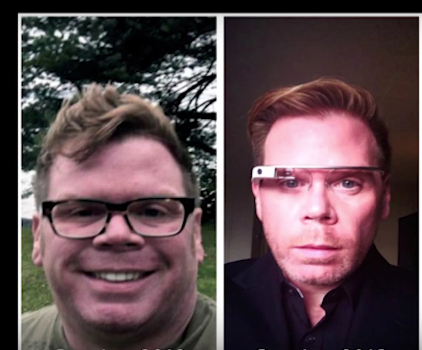
#> input picture Practica2/images/face.png, 422 x 350 px; the run also reads 4 pictures not shown here
$ jupyter execute --allow-errors p2_2021-2022.ipynb   (older library calls are emulated)
#> lines starting #> are read from the running program, lines starting #| are printed output that depends on the picture
# Computer Vision - P2

### **Carefully read the file `README.md` as well as the following instructions before start coding.**

## Delivery

Up to **1 point out of 10** will be penalized if the following requirements are not fulfilled:

- Implemented code should be commented.

- The questions introduced in the exercises must be answered.

- Comments need to be in **english**.

- The deliverable must be a file named **P2_Student1_Student2.zip** that includes:
    - The notebook P2_Student1_Student2.ipynb completed with the solutions to the exercises and their corresponding comments.
    - All the images used in this notebook.

**Deadline (Campus Virtual): October 12th, 23:00 h**

==============================================================================================
## Practicum 2: Filtering and edge detection

==============================================================================================

The main topics are:
1. Image smoothing and convolution (exercises 2.1, 2.2, 2.3 and 2.4)
2. Edge detection (exercises 2.5, 2.6 and 2.7)

In order to complete this practicum, the following concepts need to be understood: linear filters, histograms, convolutions, and edges.

The following chapters of the book "Computer Vision: Algorithms and Applications" by Richard Szeliski provide additional information:
* Chapter 3. Image processing: Point operators & linear filtering.
* Chapter 4. Feature detection and matching: Edges.

We define some visualize functions to reuse during the notebook

[cell 1]
def visualize2(tigre_f,tigre_x,label1,label2):
    #visualize
    fig=plt.figure(figsize=(15,15))
    fig.add_subplot(1,2,1)
    plt.title(label1)
    plt.imshow(tigre_f, cmap='gray')
    plt.xticks([])
    plt.yticks([])
    fig.add_subplot(1,2,2)
    plt.title(label2)
    plt.xticks([])
    plt.yticks([])
    plt.imshow(tigre_x, cmap='gray')

def visualize3(tigre_f,tigre_x,tigre_xb,label1,label2,label3):
    #visualize
    fig=plt.figure(figsize=(15,15))
    fig.add_subplot(1,3,1)
    plt.title(label1)
    plt.imshow(tigre_f, cmap='gray')
    plt.xticks([])
    plt.yticks([])
    fig.add_subplot(1,3,2)
    plt.title(label2)
    plt.xticks([])
    plt.yticks([])
    plt.imshow(tigre_x, cmap='gray')
    fig.add_subplot(1,3,3)
    plt.xticks([])
    plt.yticks([])
    plt.title(label3)
    plt.imshow(tigre_xb, cmap='gray')


def visualize4(tigre1,tigre2,tigre3,tigre4,label1,label2,label3,label4):
    #visualize
    fig=plt.figure(figsize=(15,15))
    fig.add_subplot(1,4,1)
    plt.title(label1)
    plt.imshow(tigre1, cmap='gray')
    plt.xticks([])
    plt.yticks([])
    fig.add_subplot(1,4,2)
    plt.title(label2)
    plt.xticks([])
    plt.yticks([])
    plt.imshow(tigre2, cmap='gray')
    fig.add_subplot(1,4,3)
    plt.xticks([])
    plt.yticks([])
    plt.title(label3)
    plt.imshow(tigre3, cmap='gray')
    fig.add_subplot(1,4,4)
    plt.xticks([])
    plt.yticks([])
    plt.title(label4)
    plt.imshow(tigre4, cmap='gray')

def visualize4NotRescaled(tigre1,tigre2,tigre3,tigre4,label1,label2,label3,label4):
    #visualize
    fig=plt.figure(figsize=(15,15))
    fig.add_subplot(1,4,1)
    plt.title(label1)
    plt.imshow(tigre1, cmap='gray', vmin=0, vmax=255)
    plt.xticks([])
    plt.yticks([])
    fig.add_subplot(1,4,2)
    plt.title(label2)
    plt.xticks([])
    plt.yticks([])
    plt.imshow(tigre2, cmap='gray', vmin=0, vmax=255)
    fig.add_subplot(1,4,3)
    plt.xticks([])
    plt.yticks([])
    plt.title(label3)
    plt.imshow(tigre3, cmap='gray', vmin=0, vmax=255)
    fig.add_subplot(1,4,4)
    plt.xticks([])
    plt.yticks([])
    plt.title(label4)
    plt.imshow(tigre4, cmap='gray', vmin=0, vmax=255)

### 2.1 RGB histogram visualization

a) Read the image "face.png" in the folder "images" and visualize the RGB image as well as each of its channels separately (R, G, and B).
Note: Before applying the histogram, you should pass the image into float.

[cell 2]
from skimage import io
from matplotlib import pyplot as plt

face = io.imread("images/face.png")
#> face is the input picture: shape (350, 422, 4); mean R, G, B, A 91.9, 72.2, 76.7, 255

visualize4(
    face, face[:,:,0], face[:,:,1], face[:,:,2],
    "Face Image", "Red Channel", "Green Channel", "Blue Channel"
)

b) Visualize the histogram of the image. What is the histogram representing for an image?
The plotted histogram must accomplish these requirements (see image bellow as an example of histogram extraction):

    - Obtain the histogram with 8 and 32 bins.

    - Visualize the histogram of each channel and the gray level image separately and compare them. Comment their differences.

Note: What type should be the image in order to compute the histogram? check using different bins for the histogram.

Hint : the `exposure` module within the `skimage` library makes the histogram extraction easy!

Help: [matplotlib image tutorial](https://matplotlib.org/users/image_tutorial.html)

An histogram is a representation of the number of times a value (in our case color value) appears in a distribution. Saying it more precisely, it's the frequency of each of the colour values in the matrix representing the image (the gray column is just black and white). The nbins is the size of the step: 8 marks the tolerancy in 32 (=256/8), the 0 counts the values between the 0 and 31, the 1 between 32 and 63, and cotinuing in this fashion for each step. 32 means the size of the tolerancy is 256/32 = 8 (0-7,8-15,16-23....)

To calculate the histogram by "counting" the type must be uint8. It can be done with float64 if you divide the interval [0,1] in parts, but it's not recomended due being not that good.

[cell 3]
from skimage.exposure import histogram
from skimage import img_as_float
import numpy as np
from skimage.color import rgba2rgb, rgb2gray


"""
Image must be rgb or rgba
"""
def makeHistogram(image, numberOfBins, title):
    #Transform to rgb
#> called with numberOfBins = 8, title = 'Histograma 8'
    if(image.shape[2]==4):
        image_gray=rgb2gray(rgba2rgb(image))
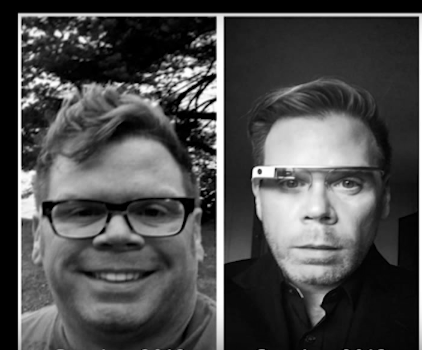
#> image_gray: shape (350, 422) float64; min 0, max 1, mean 0.301
    else:
        image_gray=rgb2gray(image)

    hst_r, bins_r = histogram( img_as_float(image[:,:,0]), nbins=numberOfBins)
#> hst_r = [41424, 31731, 17857, 12807, 10411, 7901, 9652, 15917]; bins_r = [0.0625, 0.188, 0.312, 0.438, 0.562, 0.688, 0.812, 0.938]
    hst_g, bins_g = histogram( img_as_float(image[:,:,1]), nbins=numberOfBins)
#> hst_g = [50580, 35403, 17033, 13472, 11224, 7348, 6573, 6067]; bins_g has the same summary as bins_r
    hst_b, bins_b = histogram( img_as_float(image[:,:,2]), nbins=numberOfBins)
#> hst_b = [46664, 38313, 16625, 12558, 10136, 8117, 7026, 8261]; bins_b has the same summary as bins_r
    hst_gy, bins_gy = histogram( img_as_float(image_gray[:,:]), nbins=numberOfBins)
#> hst_gy = [47043, 36123, 16762, 13676, 10454, 8735, 7705, 7202]; bins_gy has the same summary as bins_r

    ind = np.arange(numberOfBins)

    fig = plt.figure(figsize=(18,8))
    cl_gy = plt.bar( ind, hst_gy,0.2, color='y')
#> cl_gy = 8 items
    cl_r = plt.bar( ind+.2, hst_r, 0.2, color='r')
#> cl_r = 8 items
    cl_g = plt.bar( ind+.4, hst_g,0.2, color='g')
#> cl_g = 8 items
    cl_b = plt.bar( ind+.6, hst_b,0.2, color='b')
#> cl_b = 8 items
    plt.legend((cl_r[0], cl_g[0], cl_b[0], cl_gy[0]), ('Red','Green','Blue', 'Gray'), loc=2, prop={'size': 20})
    plt.title(title)
    plt.show()
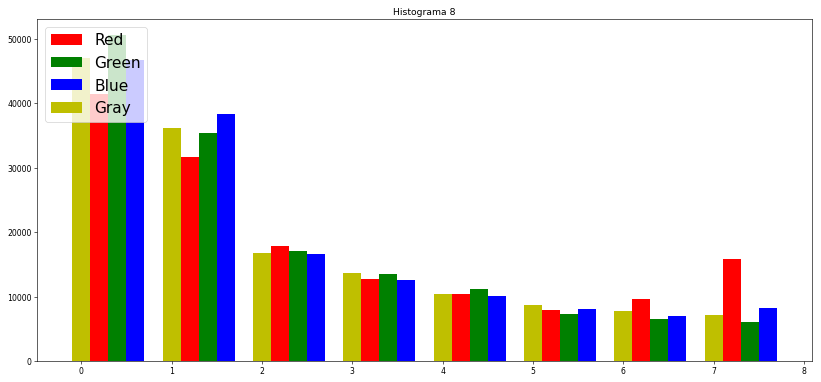
#> figure drawn by matplotlib, 1 panel; tallest bar 47043 high, from x = -0.1 to 0.1; tallest bar 41424 high, from x = 0.1 to 0.3; tallest bar 50580 high, from x = 0.3 to 0.5


makeHistogram(face, 8, 'Histograma 8')
makeHistogram(face, 32, 'Histograma 32')

### 2.2 Grayscale and RGB images filtering (convolutions)

a) Read the image `face.png` and apply each of the following steps:

1. Convert it to grayscale with the function `color.rgb2gray()` of the package `skimage`.
2. Convolve it with a horizontal mask `mask_h1d=[[1,1,1,1,1,1,1,1,1,1,1,1,1,1,1]]` using the function `ndimage.convolve()` of the package `scipy`.
3. Convolve the grayscale image in (1) with a transposed version of the mask in (2).
4. Convolve the grayscale image in (1) with a uniform `two-dimensional` mask of dimensions 15x15 with all values set to 1.

**Visualize the output of each step (1 to 4) next to each other. Write short titles on each figure to make them understandable.**

#### Questions

- Observe and comment how the ***type*** and the ***range of values (max & min)*** changed when different operations have been applied on the image.

- Is the type of the mask important for the convolution? What effect does each of the masks produce on the original image? Compare the results.

Note: Remember that `matplotlib.pyplot` automatically rescales the values of the image before displaying them. Visualize with and without values range rescaling.

Note: The command `convolve` performs a multidimensional convolution! A vector should be represented as: [[1,...1]].

Note: Remember that before applying the `convolve` function the mask must be normalized (i.e. all values in the mask must sum 1).

[cell 4]
from scipy.ndimage import convolve

face_g=rgb2gray(rgba2rgb(face))

mask_1d = [[1,1,1,1,1,1,1,1,1,1,1,1,1,1,1]]
mask_1d = mask_1d/np.sum(mask_1d) #Normalize

mask_2d = np.ones((15,15))
mask_2d = mask_2d/np.sum(mask_2d) #Normalize

face_g=255.0*face_g
face_g=face_g.astype('uint8')

convolved_face_h = convolve(face_g, mask_1d, mode='constant', cval=0.0)
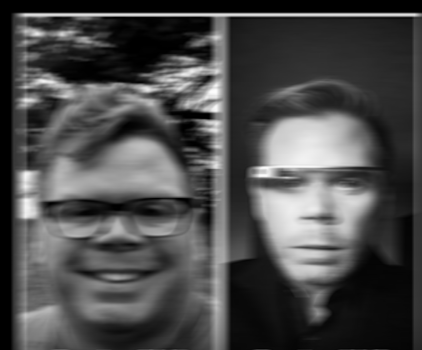
#> convolved_face_h: shape (350, 422); min 0, max 253, mean 75.1
convolved_face_v = convolve(face_g, np.transpose(mask_1d), mode='constant', cval=0.0)
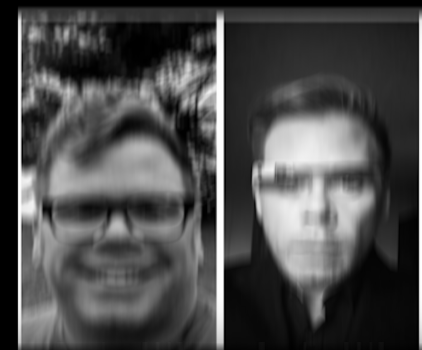
#> convolved_face_v: shape (350, 422); min 0, max 255, mean 75.6
convolved_face_2d = convolve(face_g, mask_2d, mode='constant', cval=0.0)
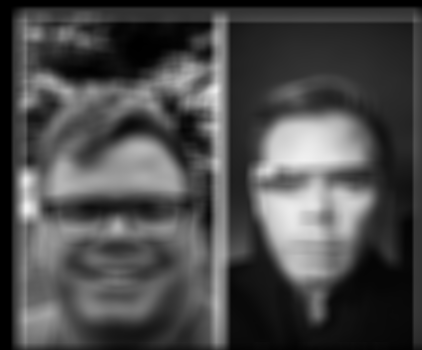
#> convolved_face_2d: shape (350, 422); min 0, max 240, mean 74.9


print("Image: Face Gray", "\t\tType: ", face_g.dtype, "\tShape: ", face_g.shape, "\tvMax: ", face_g.max(), "\tvMin: ", face_g.min())
#| Image: Face Gray 		Type:  uint8 	Shape:  (350, 422) 	vMax:  255 	vMin:  0
print("Image: Horizontal Smooth", "\tType: ", convolved_face_h.dtype, "\tShape: ", convolved_face_h.shape, "\tvMax: ", convolved_face_h.max(), "\tvMin: ", convolved_face_h.min())
#| Image: Horizontal Smooth 	Type:  uint8 	Shape:  (350, 422) 	vMax:  253 	vMin:  0
print("Image: Vertical Smoot", "\t\tType: ", convolved_face_v.dtype, "\tShape: ", convolved_face_v.shape, "\tvMax: ", convolved_face_v.max(), "\tvMin: ", convolved_face_v.min())
#| Image: Vertical Smoot 		Type:  uint8 	Shape:  (350, 422) 	vMax:  255 	vMin:  0
print("Image: 2D Smoot", "\t\tType: ", convolved_face_2d.dtype, "\tShape: ", convolved_face_2d.shape, "\tvMax: ", convolved_face_2d.max(), "\tvMin: ", convolved_face_2d.min())
#| Image: 2D Smoot 		Type:  uint8 	Shape:  (350, 422) 	vMax:  240 	vMin:  0


visualize4(
    face_g, convolved_face_h, convolved_face_v, convolved_face_2d,
    "Face Gray Rescaled", "Horizontal Smooth Rescaled", "Vertical Smooth Rescaled", "2D Smooth Rescaled"
)


visualize4NotRescaled(
    face_g, convolved_face_h, convolved_face_v, convolved_face_2d,
    "Face Gray Not Rescaled", "Horizontal Smooth Not Rescaled", "Vertical Smooth Not Rescaled", "2D Smooth Not Rescaled"
)

b) Given a color image (im), what is the difference between ***1*** and ***2*** ?

***1.***

im_2=np.array(im, dtype='float')

***2.***

im_2=np.array(im)

im_2=img_as_float(im_2)

[cell 5]
face_fn = np.array(face,dtype='float')
face_n = np.array(face)
face_s = img_as_float(face_n)

print("Conversion numpy: ", face_fn.shape, face_fn.dtype, face_fn.min(), face_fn.max())
#| Conversion numpy:  (350, 422, 4) float64 0.0 255.0
print("Conversion n: ", face_n.shape, face_n.dtype)
#| Conversion n:  (350, 422, 4) uint8
print("Conversion Skimage: ", face_s.shape, face_s.dtype,face_s.min(), face_s.max())
#| Conversion Skimage:  (350, 422, 4) float64 0.0 1.0

As we can see, the first method does not normalize, it just cast the type to a float between 0. and 255., thing that's not useful.

Instead, the second method normalizes the whole matrix between 0 and 1, thing that is better to operate with this type of image

c) Can we convolve a color (RGB) image? In order to convolve an RGB each of the channels must be convolved separately.

Implement a function that applies a 3-channel filter and visualize its result on `face.png` with a 15x15 uniform mask.

Note: Before applying the convolution assure that the color image is of 3 channels and if not use rgba2rgb().

[cell 6]
"""
Recive an image (x,y,3) and convolves the three channels separatelyu
Image is returned in float64 (caused by convolve and toRGB)
"""
def convolveRGB(image, mask, mode, cval):

#> called with mask = array of shape (15, 15), mode = 'constant', cval = 0
    if(image.shape[2]==4):
        image = rgba2rgb(image)

    image[:,:,0] = convolve(image[:,:,0], mask, mode=mode, cval=cval)
    image[:,:,1] = convolve(image[:,:,1], mask, mode=mode, cval=cval)
    image[:,:,2] = convolve(image[:,:,2], mask, mode=mode, cval=cval)

    return image

image = io.imread('images/face.png')

mask_2d = np.ones((15,15))
mask_2d = mask_2d/np.sum(mask_2d) #Normalize

image_convolved = convolveRGB(image, mask_2d, mode='constant', cval=0.0)


visualize2(
    image, image_convolved,
    "Original Image", "RGB Convolved Image"
)

### 2.3 Effect of image scale on convolutions

a) Resize an image and observe the variations in the histograms.

1. Reduce it 10 times
2. Augment it 10 times.
3. Observe if the histogram (i.e. nbins = 32) of the new images changed, and comment what happens and why.

Note: Use the command `resize` to change the size of the images.

[cell 7]
from skimage.transform import resize, rescale

image = io.imread('images/face.png')

makeHistogram(image, 32, 'Histograma Normal')

augmented_image = resize(image, image.shape)
makeHistogram(augmented_image, 32, 'Histograma Augmentat')

When you augment size, you impose the new pixels having the value of the old ones, making the histogram of the original much more similar than the other one.

[cell 8]
reduced_image = resize(image, (int(image.shape[0]/10),int(image.shape[1]/10),image.shape[2]), anti_aliasing=False)
makeHistogram(reduced_image, 32, 'Histograma Reduit')

reduced_image_antialiazing = resize(image, (int(image.shape[0]/10),int(image.shape[1]/10),image.shape[2]), anti_aliasing = True)
makeHistogram(reduced_image_antialiazing, 32, 'Histograma reduit antlialaising On')
#> in makeHistogram (call 6), `image_gray=rgb2gray(rgba2rgb(image))`:
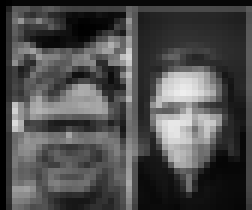
#> image_gray: shape (35, 42) float64 (shown 6 times larger); min 8.22e-05, max 0.935, mean 0.3
#> in makeHistogram (call 6), `hst_r, bins_r = histogram( img_as_float(image[:,:,0]), nbins=numberOfB..`: hst_r = 32 values, max 100 at index 0, min 12 at index 28, mean 45.94; bins_r = 32 values from 0.0156 to 0.979
#> in makeHistogram (call 6), `hst_g, bins_g = histogram( img_as_float(image[:,:,1]), nbins=numberOfB..`: hst_g = 32 values, max 123 at index 5, min 3 at index 31, mean 45.94; bins_g = 32 values from 0.0144 to 0.9
#> in makeHistogram (call 6), `hst_b, bins_b = histogram( img_as_float(image[:,:,2]), nbins=numberOfB..`: hst_b = 32 values, max 125 at index 4, min 5 at index 29, mean 45.94; bins_b = 32 values from 0.0153 to 0.957
#> in makeHistogram (call 6), `hst_gy, bins_gy = histogram( img_as_float(image_gray[:,:]), nbins=numb..`: hst_gy = 32 values, max 138 at index 5, min 6 at index 31, mean 45.94; bins_gy = 32 values from 0.0147 to 0.921
#> in makeHistogram (call 6), `plt.show()`:
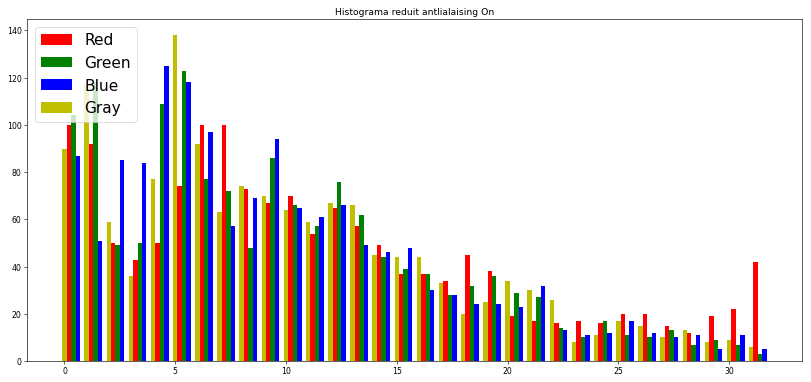
#> figure drawn by matplotlib, 1 panel; tallest bar 138 high, from x = 4.9 to 5.1; tallest bar 123 high, from x = 5.3 to 5.5

When your reduce the image, the visualitzation averages between the neighbour pixels to define the colour of the new pixel. The cooour of the nwe pixel is infered from the average of some of the pixels from the normal image; ths histogram changes with correlation to what we just explained: uniformizing the tops, equalizing the size of the all the bars.

As we can see, is thw antialiasing is on, the values are much more high due to the uniformitzation that the antialiasing produces to the colours. With aliasing, we would see the image clearer, due to the colour correction.

[cell 9]
#Rescale function can be used for this purpose too

image_reduced_rescale = rescale(rgba2rgb(image), 0.1, multichannel=True)
image_augmented_rescale = rescale(rgba2rgb(image), 10, multichannel=True)

makeHistogram(image_reduced_rescale, 32, 'Histograma Reduit')
makeHistogram(image_augmented_rescale, 32, 'Histograma Augmentat')
#> in makeHistogram (call 8), `hst_r, bins_r = histogram( img_as_float(image[:,:,0]), nbins=numberOfB..`: hst_r = 32 values, max 1861400 at index 0, min 148786 at index 28, mean 461562.5; bins_r = 32 values from 0.0156 to 0.984
#> in makeHistogram (call 8), `hst_g, bins_g = histogram( img_as_float(image[:,:,1]), nbins=numberOfB..`: hst_g = 32 values, max 2260566 at index 0, min 95287 at index 30, mean 461562.5; bins_g = 32 values from 0.0156 to 0.984
#> in makeHistogram (call 8), `hst_b, bins_b = histogram( img_as_float(image[:,:,2]), nbins=numberOfB..`: hst_b = 32 values, max 1718908 at index 0, min 151690 at index 28, mean 461562.5; bins_b = 32 values from 0.0156 to 0.984
#> in makeHistogram (call 8), `hst_gy, bins_gy = histogram( img_as_float(image_gray[:,:]), nbins=numb..`: hst_gy = 32 values, max 2030751 at index 0, min 112099 at index 30, mean 461562.5; bins_gy = 32 values from 0.0156 to 0.984
#> in makeHistogram (call 8), `plt.show()`:
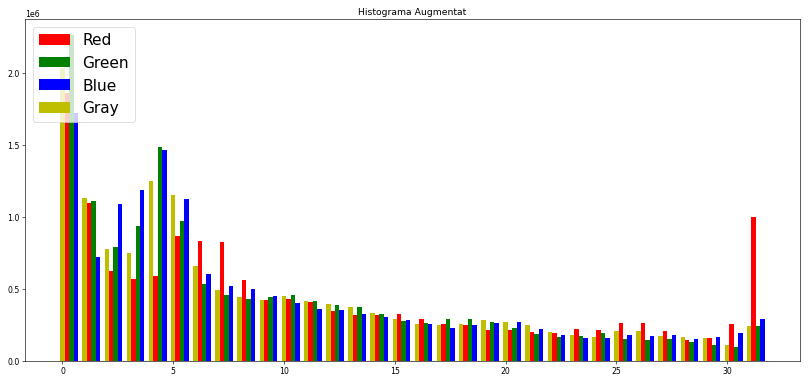
#> figure drawn by matplotlib, 1 panel; tallest bar 2030751 high, from x = -0.1 to 0.1; tallest bar 1861400 high, from x = 0.1 to 0.3; tallest bar 2260566 high, from x = 0.3 to 0.5

b) Apply a convolution (15x15 uniform mask) on the resized images, calculate the histograms and compare the results.

1. Convolve the original image and calculate its histogram.
2. Convolve the  reduced image 10 times and calculate its histogram.
3. Convolve the  augmented image 10 times and calculate its histogram.

[cell 10]
from scipy.ndimage import convolve

mask = np.ones((15,15))
mask = mask/np.sum(mask) #Normalize

convolved_image = convolveRGB(image, mask, mode='constant', cval=0.0)
makeHistogram(convolved_image, 32, 'Convolved Original')
#> in makeHistogram (call 9), `hst_r, bins_r = histogram( img_as_float(image[:,:,0]), nbins=numberOfB..`: hst_r = 32 values, max 11141 at index 6, min 1283 at index 28, mean 4615.6; bins_r = 32 values from 0.0156 to 0.98
#> in makeHistogram (call 9), `hst_g, bins_g = histogram( img_as_float(image[:,:,1]), nbins=numberOfB..`: hst_g = 32 values, max 12327 at index 4, min 145 at index 31, mean 4615.6; bins_g = 32 values from 0.0146 to 0.922
#> in makeHistogram (call 9), `hst_b, bins_b = histogram( img_as_float(image[:,:,2]), nbins=numberOfB..`: hst_b = 32 values, max 12970 at index 4, min 492 at index 31, mean 4615.6; bins_b = 32 values from 0.0153 to 0.963
#> in makeHistogram (call 9), `hst_gy, bins_gy = histogram( img_as_float(image_gray[:,:]), nbins=numb..`: hst_gy = 32 values, max 12958 at index 5, min 429 at index 31, mean 4615.6; bins_gy = 32 values from 0.0147 to 0.929
#> in makeHistogram (call 9), `plt.show()`:
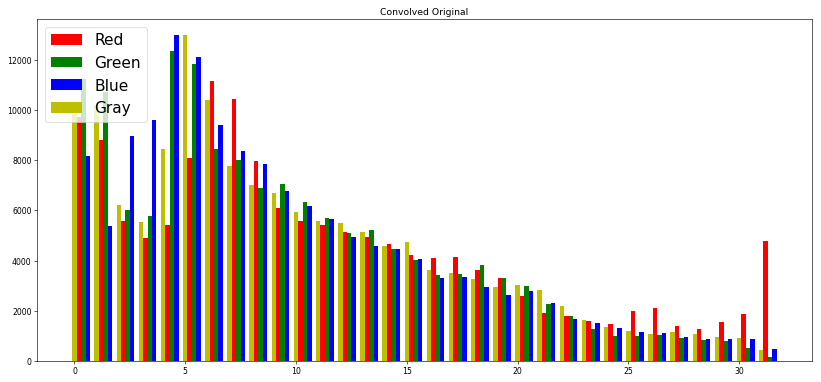
#> figure drawn by matplotlib, 1 panel; tallest bar 12958 high, from x = 4.9 to 5.1; tallest bar 11141 high, from x = 6.1 to 6.3; tallest bar 12327 high, from x = 4.3 to 4.5

convolved_reduced_image = convolveRGB(reduced_image, mask, mode='constant', cval=0.0)
#> call 3 of convolveRGB, with mask = array of shape (15, 15), mode = 'constant', cval = 0
#> in convolveRGB (call 3), `image[:,:,2] = convolve(image[:,:,2], mask, mode=mode, cval=cval)`:
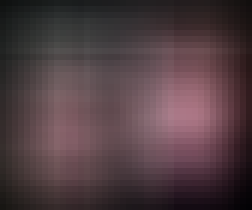
#> image: shape (35, 42, 3) float64 (shown 6 times larger); mean of channels 0, 1, 2 0.313, 0.241, 0.258; drawn as R, G, B
makeHistogram(convolved_reduced_image, 32, 'Convolved Reduced')
#> (the rest of the program and of its run is left out)
